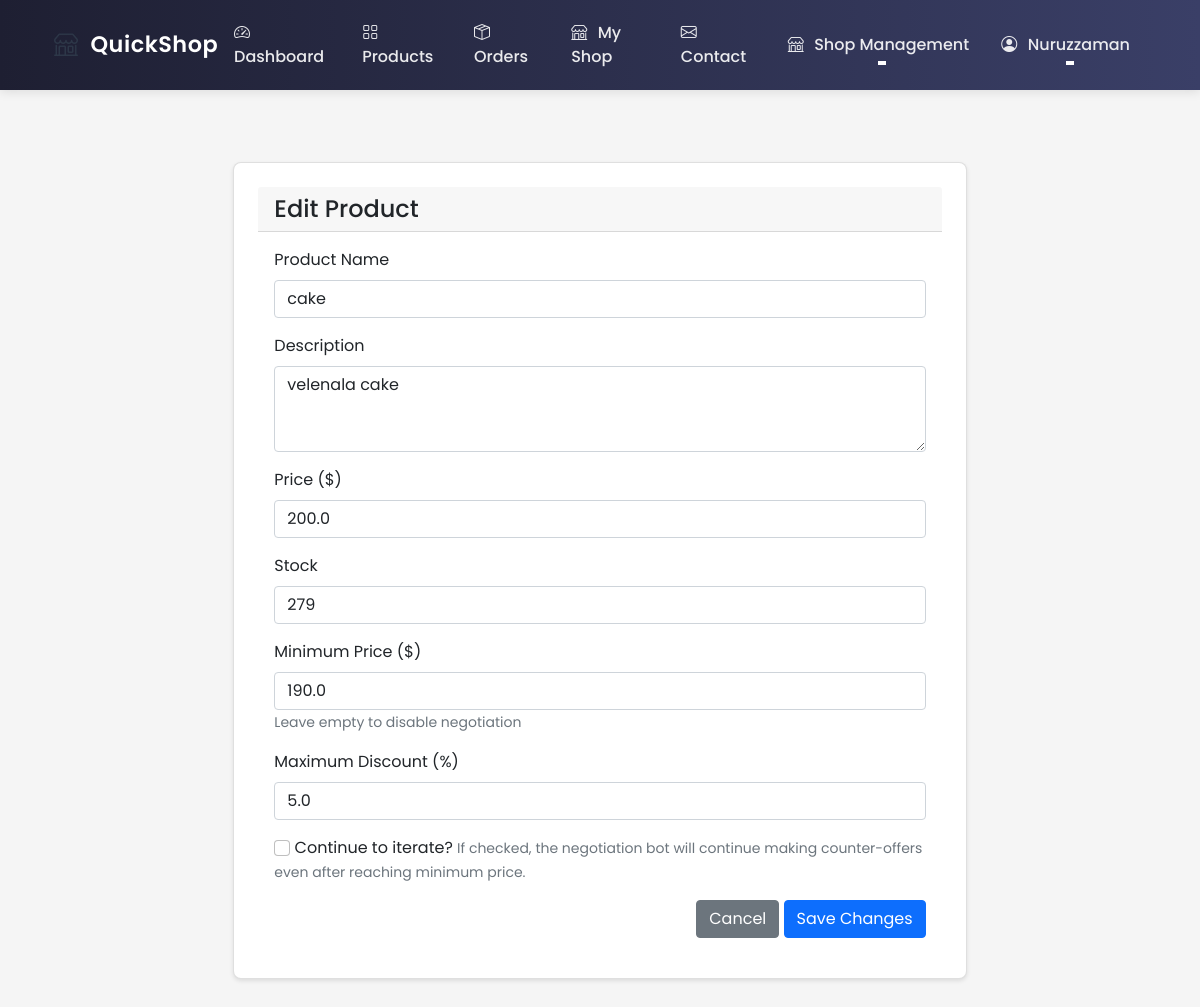
Before: /shop/product/1/edit (signed in) with the older database file.
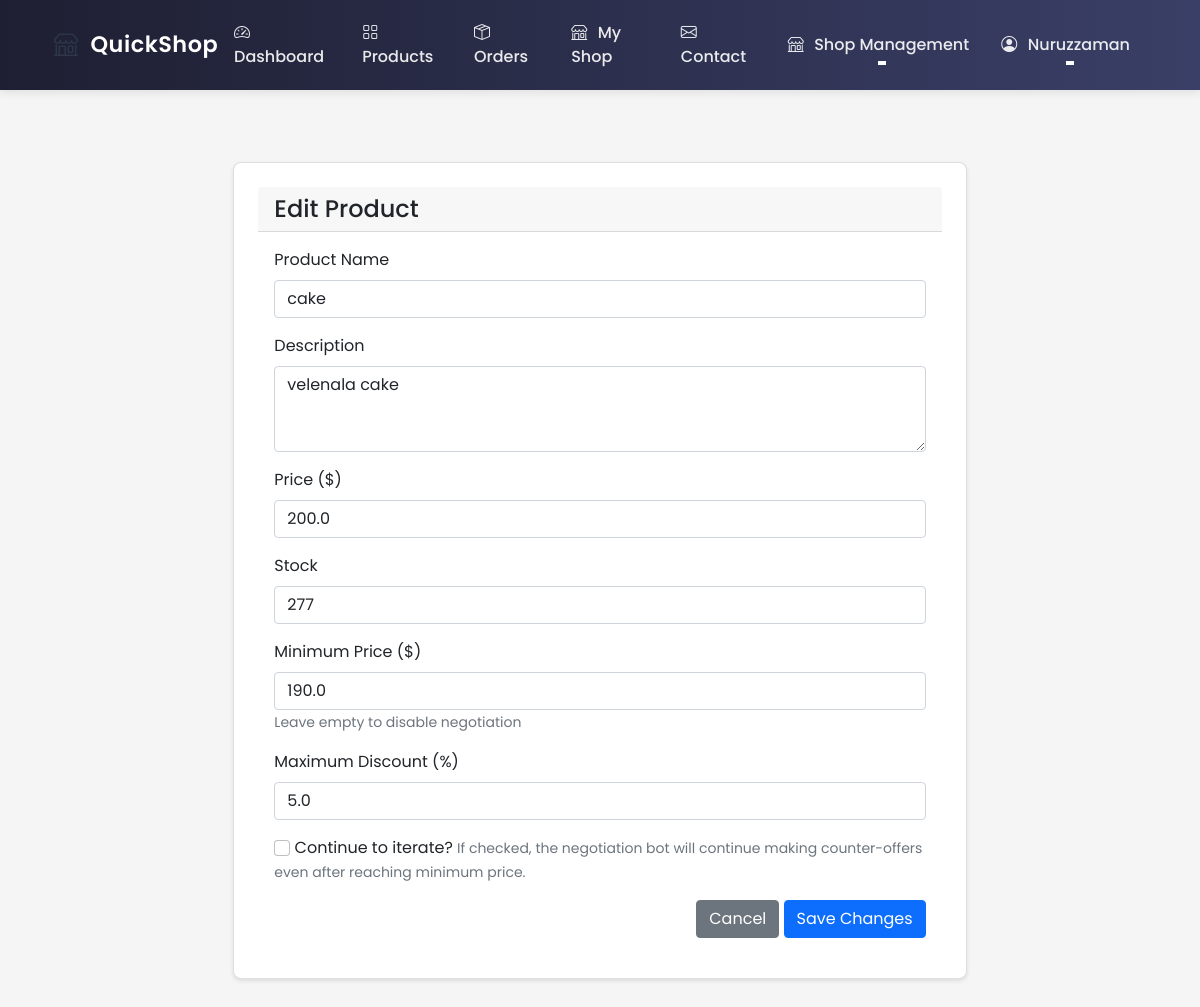
After: the same page with the newer database file.
### ecommerce/models/shop.py (models this page shows, shortened)
class Product(db.Model):
    id = db.Column(db.Integer, primary_key=True)
    name = db.Column(db.String(100), nullable=False)
    description = db.Column(db.Text)
    price = db.Column(db.Float, nullable=False)
    stock = db.Column(db.Integer, nullable=False, default=0)
    shop_id = db.Column(db.Integer, db.ForeignKey('shop.id'), nullable=False)
    category = db.Column(db.String(50))  # Add category field
    created_at = db.Column(db.DateTime, default=datetime.utcnow)
    images = db.relationship('Image', lazy=True,
                           foreign_keys='Image.product_id',
                           cascade="all, delete-orphan",
                           backref=db.backref('product_ref', lazy=True))
    rating = db.Column(db.Float, default=0.0)  # Average rating
    rating_count = db.Column(db.Integer, default=0)  # Number of ratings
    reviews = db.relationship(Review, backref='product', lazy=True)
    min_price = db.Column(db.Float)  # Minimum acceptable price
    max_discount_percentage = db.Column(db.Float, default=20.0)  # Maximum allowed discount
    continue_iteration = db.Column(db.Boolean, default=False)  # Whether to continue negotiation after max discount

### ecommerce/routes/shop.py (the view, shortened to what this page needs)
@shop_bp.route('/product/<int:product_id>/edit', methods=['GET', 'POST'])
@login_required
@shop_owner_required
def edit_product(product_id):
    from ..utils.images import save_image, delete_image
    product = Product.query.get_or_404(product_id)
    if product.shop.owner_id != current_user.id:
        flash('Access denied. You do not own this product.', 'error')
        return redirect(url_for('shop.dashboard'))
    return render_template('shop/edit_product.html', product=product)

### ecommerce/models/user.py (called while the page is built)
    @property
    def is_shop_owner(self):
        return self.role == 'shop_owner'

### ecommerce/routes/shop.py (called while the page is built)
def shop_owner_required(f):
    @wraps(f)
    def decorated_function(*args, **kwargs):
        if not current_user.is_authenticated or not current_user.is_shop_owner:
            flash('Access denied. Shop owner privileges required.', 'error')
            return redirect(url_for('main.index'))
        return f(*args, **kwargs)
    return decorated_function

### ecommerce/templates/shop/edit_product.html (shortened to what this page needs)
{% extends "base.html" %}
{% block content %}
<div class="container py-4">
    <div class="row">
        <div class="col-md-8 mx-auto">
            <div class="card">
                <div class="card-header">
                    <h4 class="mb-0">Edit Product</h4>
                </div>
                <div class="card-body">
                    <form id="editProductForm" method="POST" action="{{ url_for('shop.update_product', product_id=product.id) }}">
                        <div class="mb-3">
                            <label class="form-label">Product Name</label>
                            <input type="text" class="form-control" name="name" value="{{ product.name }}" required>
                        </div>
                        <div class="mb-3">
                            <label class="form-label">Description</label>
                            <textarea class="form-control" name="description" rows="3" required>{{ product.description }}</textarea>
                        </div>
                        <div class="mb-3">
                            <label class="form-label">Price ($)</label>
                            <input type="number" class="form-control" name="price" step="0.01" value="{{ product.price }}" required>
                        </div>
                        <div class="mb-3">
                            <label class="form-label">Stock</label>
                            <input type="number" class="form-control" name="stock" value="{{ product.stock }}" required>
                        </div>
                        <div class="mb-3">
                            <label class="form-label">Minimum Price ($)</label>
                            <input type="number" class="form-control" name="min_price" step="0.01" value="{{ product.min_price or '' }}">
                            <small class="text-muted">Leave empty to disable negotiation</small>
                        </div>
                        <div class="mb-3">
                            <label class="form-label">Maximum Discount (%)</label>
                            <input type="number" class="form-control" name="max_discount" step="0.1" value="{{ product.max_discount_percentage or '' }}">
                        </div>
                        <div class="form-group mb-3">
                            <label class="form-check-label">
                                <input type="checkbox" class="form-check-input" name="continue_iteration" id="continue_iteration">
                                Continue to iterate?
                            </label>
                            <small class="form-text text-muted">If checked, the negotiation bot will continue making counter-offers even after reaching minimum price.</small>
                        </div>
                        <div class="text-end">
                            <a href="{{ url_for('shop.dashboard') }}" class="btn btn-secondary">Cancel</a>
                            <button type="submit" class="btn btn-primary">Save Changes</button>
                        </div>
                    </form>
                </div>
            </div>
        </div>
    </div>
</div>
{% endblock %}

Changed rows visible on the page:
changed Product "cake": stock "279" → "277"
